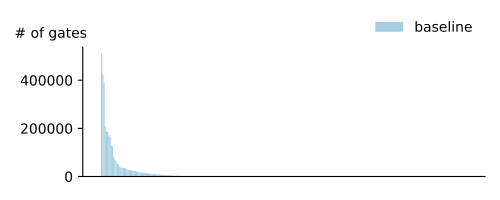

Recreate this plot in Python.
#!/usr/bin/env python3

import os
import os.path
import matplotlib
import matplotlib.pyplot as plt
import numpy as np
import json
import sys

def log(*args, **kwargs):
    print(*args, file=sys.stderr, **kwargs)

# Use TrueType fonts instead of Type 3 fonts
# Type 3 fonts embed bitmaps and are not allowed in camera-ready submissions
# for many conferences. TrueType fonts look better and are accepted.
matplotlib.rcParams['pdf.fonttype'] = 42
matplotlib.rcParams['ps.fonttype'] = 42

matplotlib.rcParams['figure.figsize'] = 5, 2


# Color palette
light_gray = "#cacaca"
dark_gray = "#827b7b"
light_blue = "#a6cee3"
dark_blue = "#1f78b4"
light_green = "#b2df8a"
dark_green = "#33a02c"
light_red = "#fb9a99"
dark_red = "#e31a1c"


rawdata = None # raw data
with open("gate-count-data.json", "r") as f:
    rawdata = json.load(f)

assert rawdata is not None


class PlotDatum:
    def __init__(self, label, tot):
        self.label = label
        self.tot = tot

    def __lt__(self, other):
        return self.tot < other.tot

plotdata = [] # data to be plotted

for i, data in enumerate(rawdata):
    # tot_num_gates.append(tot)
    tot = data["gates"]["cnot"] + data["gates"]["u"]
    lbl = os.path.basename(data["path"]).replace(".qasm.mlir", "")
    plotdata.append(PlotDatum(lbl, tot))

plotdata.sort(reverse=True)

x = np.arange(len(plotdata))  # the label locations
width = 10  # the width of the bars

fig, ax = plt.subplots()
rects1 = ax.bar(x*width - width/2, [d.tot for d in plotdata], width, label='baseline', color = light_blue)
# rects2 = ax.bar(x + width/2, optims, width, label='Optimised', color = dark_blue)

# Y-Axis Label
#
# Use a horizontal label for improved readability.
ax.set_ylabel('# of gates', rotation='horizontal', position = (1, 1.05),
    horizontalalignment='left', verticalalignment='bottom')

# X axis
ax.set_xticks([])
# Add some text for labels, title and custom x-axis tick labels, etc.
# ax.set_xticks(x)
# ax.set_xticklabels([d.label for d in plotdata], rotation=90)
ax.legend(ncol=100, frameon=False, loc='lower right', bbox_to_anchor=(0, 1, 1, 0))


# Hide the right and top spines
#
# This reduces the number of lines in the plot. Lines typically catch
# a readers attention and distract the reader from the actual content.
# By removing unnecessary spines, we help the reader to focus on
# the figures in the graph.
ax.spines['right'].set_visible(False)
ax.spines['top'].set_visible(False)

def autolabel(rects):
    """Attach a text label above each bar in *rects*, displaying its height."""
    for rect in rects:
        height = rect.get_height()
        ax.annotate('{}'.format(height),
                    xy=(rect.get_x() + rect.get_width() / 2, height),
                    xytext=(0, 1),  # 1 points vertical offset
                    textcoords="offset points",
                    fontsize="smaller",
                    ha='center', va='bottom')

# autolabel(rects1)
# autolabel(rects2)

fig.tight_layout()

filename = os.path.basename(__file__).replace(".py", ".pdf")
fig.savefig(filename)
